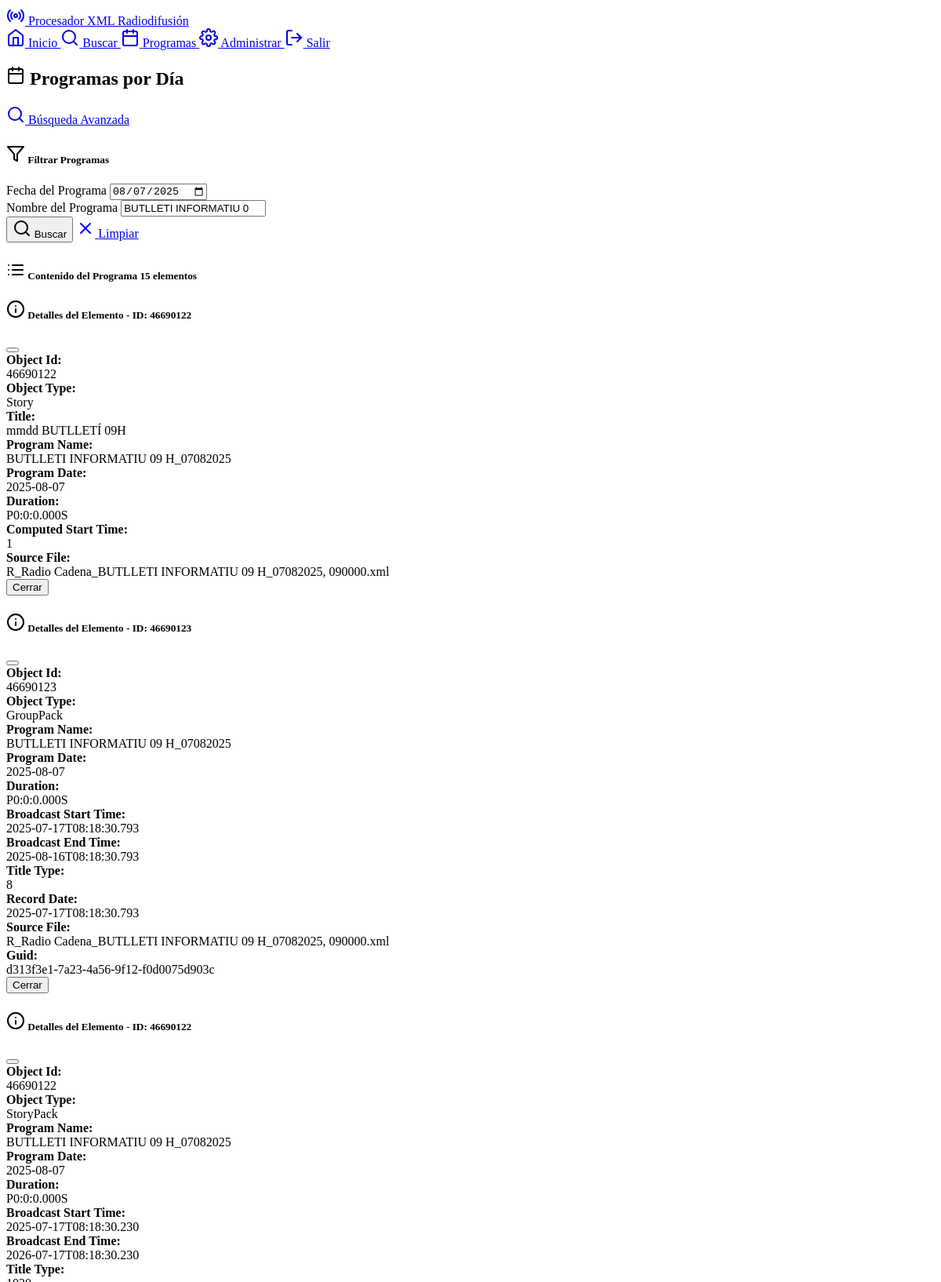
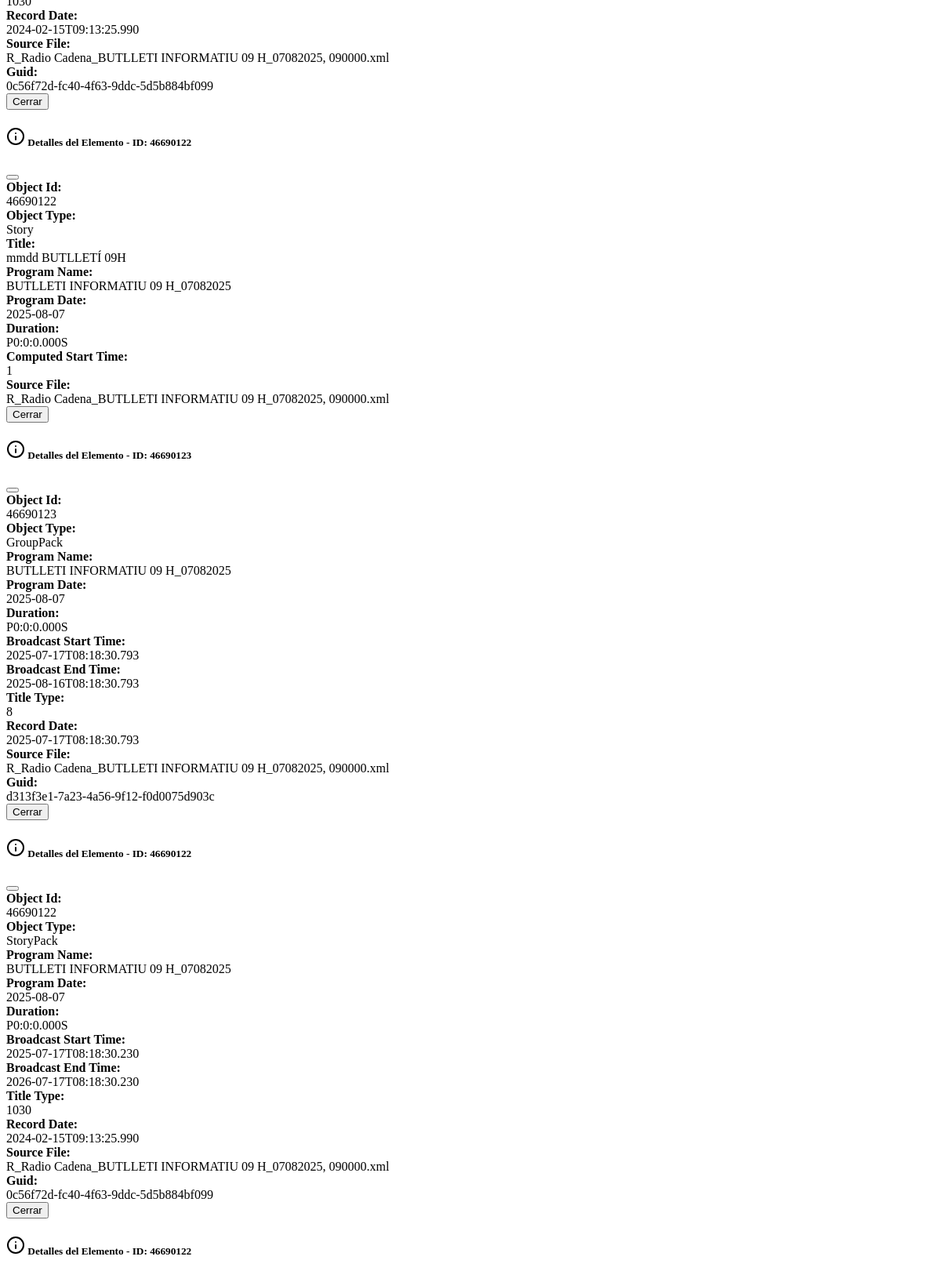
The app's page /programs?date=2025-08-07&program=BUTLLETI+INFORMATIU+09+H_07082025 (signed in, upper part) with its own data (2 pictures, top to bottom).
### models.py (models this page shows, shortened)
class XMLData(db.Model):
    __tablename__ = 'xml_data'
    id = db.Column(Integer, primary_key=True, autoincrement=True)
    guid = db.Column(Text)
    object_id = db.Column(Text)
    object_type = db.Column(Text)
    timestamp = db.Column(Text)
    broadcast_start_time = db.Column(Text)
    broadcast_end_time = db.Column(Text)
    duration = db.Column(Text)
    title = db.Column(Text)
    text_content = db.Column(Text)
    text_duration = db.Column(Text)
    text_timing = db.Column(Text)
    timegap_timing = db.Column(Text)
    clip_timing = db.Column(Text)
    title_status = db.Column(Text)
    title_type = db.Column(Text)
    site_name = db.Column(Text)
    site_version = db.Column(Text)
    export_path = db.Column(Text)
    planning_area = db.Column(Text)
    linked_story = db.Column(Text)
    language_cat = db.Column(Text)
    language_vo = db.Column(Text)
    language_esp = db.Column(Text)
    has_audio_track = db.Column(Text)
    fact_date = db.Column(Text)
    cms_publish_date = db.Column(Text)
    la_carta_publish_date = db.Column(Text)
    record_date = db.Column(Text)
    start_date = db.Column(Text)
    end_date = db.Column(Text)
    kill_date = db.Column(Text)
    comment = db.Column(Text)
    locator_type = db.Column(Text)
    locator_family = db.Column(Text)
    computed_start_time = db.Column(Text)
    planned_duration = db.Column(Text)
    calculated_duration = db.Column(Text)
    program_start_time = db.Column(Text)
    reporter = db.Column(Text)
    guest = db.Column(Text)
    contact = db.Column(Text)
    contact_phone = db.Column(Text)
    edi = db.Column(Text)
    lin = db.Column(Text)
    observations = db.Column(Text)
    item_code = db.Column(Text)
    program_name = db.Column(Text)
    program_date = db.Column(Text)
    source_file = db.Column(Text)
    created_at = db.Column(DateTime, default=datetime.utcnow)

### routes.py (the view)
@app.route('/programs')
@login_required
def programs():
    programs_data = db.session.query(
        XMLData.program_name,
        XMLData.program_date,
        db.func.count(XMLData.id).label('story_count')
    ).filter(
        XMLData.program_name.isnot(None),
        XMLData.program_date.isnot(None)
    ).group_by(
        XMLData.program_name,
        XMLData.program_date
    ).order_by(
        XMLData.program_date.desc(),
        XMLData.program_name
    ).all()
    unique_programs = db.session.query(
        XMLData.program_name
    ).filter(
        XMLData.program_name.isnot(None)
    ).distinct().order_by(XMLData.program_name).all()
    program_names = [program[0] for program in unique_programs]
    selected_date = request.args.get('date', '')
    selected_program = request.args.get('program', '')
    filtered_results = []
    if selected_date or selected_program:
        query = XMLData.query
        if selected_date:
            query = query.filter(XMLData.program_date == selected_date)
        if selected_program:
            query = query.filter(XMLData.program_name.contains(selected_program))
        filtered_results = query.limit(100).all()
    return render_template('programs.html',
                         programs_data=programs_data,
                         filtered_results=filtered_results,
                         selected_date=selected_date,
                         selected_program=selected_program,
                         program_names=program_names)

### routes.py (called while the page is built)
def login_required(f):
    @wraps(f)
    def decorated_function(*args, **kwargs):
        if 'user_id' not in session:
            return redirect(url_for('login'))
        return f(*args, **kwargs)
    return decorated_function

### templates/programs.html (shortened to what this page needs)
{% extends "base.html" %}
{% block content %}
<div class="container mt-4">
    <div class="d-flex justify-content-between align-items-center mb-4">
        <h2>
            <i data-feather="calendar" class="me-2"></i>
            Programas por Día
        </h2>
        <a href="{{ url_for('search') }}" class="btn btn-outline-primary">
            <i data-feather="search" class="me-1"></i>
            Búsqueda Avanzada
        </a>
    </div>
    <div class="card mb-4">
        <div class="card-header">
            <h5 class="mb-0">
                <i data-feather="filter" class="me-1"></i>
                Filtrar Programas
            </h5>
        </div>
        <div class="card-body">
            <form method="GET" action="{{ url_for('programs') }}">
                <div class="row g-3">
                    <div class="col-md-6">
                        <label for="date" class="form-label">Fecha del Programa</label>
                        <input type="date" class="form-control" id="date" name="date"
                               value="{{ selected_date }}">
                    </div>
                    <div class="col-md-6">
                        <label for="program" class="form-label">Nombre del Programa</label>
                        <input type="text" class="form-control" id="program" name="program"
                               value="{{ selected_program }}" placeholder="ej. INFORMATIU MATI" list="program-suggestions">
                    </div>
                </div>
                <div class="mt-3">
                    <button type="submit" class="btn btn-primary">
                        <i data-feather="search" class="me-1"></i>
                        Buscar
                    </button>
                    <a href="{{ url_for('programs') }}" class="btn btn-outline-secondary ms-2">
                        <i data-feather="x" class="me-1"></i>
                        Limpiar
                    </a>
                </div>
            </form>
        </div>
    </div>
    {% if filtered_results %}
    <div class="card">
        <div class="card-header d-flex justify-content-between align-items-center">
            <h5 class="mb-0">
                <i data-feather="list" class="me-2"></i>
                Contenido del Programa
                <span class="badge bg-primary ms-2">{{ filtered_results|length }} elementos</span>
            </h5>
        </div>
        <div class="table-responsive">
            <table class="table table-striped results-table mb-0">
                <tbody>
                    {% for result in filtered_results %}
                    <div class="modal fade" id="detailModal{{ result.id }}" tabindex="-1">
                        <div class="modal-dialog modal-lg">
                            <div class="modal-content">
                                <div class="modal-header">
                                    <h5 class="modal-title">
                                        <i data-feather="info"></i>
                                        Detalles del Elemento - ID: {{ result.object_id or result.id }}
                                    </h5>
                                    <button type="button" class="btn-close" data-bs-dismiss="modal"></button>
                                </div>
                                <div class="modal-body">
                                    <div class="row g-3">
                                        {% for field in ['object_id', 'item_code', 'object_type', 'title', 'program_name', 'program_date', 'duration', 'broadcast_start_time', 'broadcast_end_time', 'computed_start_time', 'planned_duration', 'calculated_duration', 'reporter', 'guest', 'contact', 'contact_phone', 'edi', 'lin', 'observations', 'title_type', 'record_date', 'source_file', 'guid'] %}
                                            {% set value = result[field] if result[field] else 'N/A' %}
                                            {% if value != 'N/A' %}
                                            <div class="col-md-6">
                                                <strong>{{ field.replace('_', ' ').title() }}:</strong>
                                                <div class="text-muted small">{{ value }}</div>
                                            </div>
                                            {% endif %}
                                        {% endfor %}
                                    </div>
                                </div>
                                <div class="modal-footer">
                                    <button type="button" class="btn btn-secondary" data-bs-dismiss="modal">Cerrar</button>
                                </div>
                            </div>
                        </div>
                    </div>
                    {% endfor %}
                </tbody>
            </table>
        </div>
    </div>
    {% endif %}
</div>
{% endblock %}

### templates/base.html (shortened to what this page needs)
<!DOCTYPE html>
<html lang="es" data-bs-theme="dark">
<head>
    <link href="https://cdn.replit.com/agent/bootstrap-agent-dark-theme.min.css" rel="stylesheet">
</head>
<body>
    <nav class="navbar navbar-expand-lg navbar-dark bg-dark mb-4">
        <div class="container">
            <a class="navbar-brand" href="{{ url_for('index') }}">
                <i data-feather="radio" class="me-2"></i>
                Procesador XML Radiodifusión
            </a>
            <div class="navbar-nav ms-auto">
                <a class="nav-link" href="{{ url_for('index') }}">
                    <i data-feather="home" class="me-1"></i>
                    Inicio
                </a>
                <a class="nav-link" href="{{ url_for('search') }}">
                    <i data-feather="search" class="me-1"></i>
                    Buscar
                </a>
                <a class="nav-link" href="{{ url_for('programs') }}">
                    <i data-feather="calendar" class="me-1"></i>
                    Programas
                </a>
                <a class="nav-link" href="{{ url_for('admin') }}">
                    <i data-feather="settings" class="me-1"></i>
                    Administrar
                </a>
                <a class="nav-link" href="{{ url_for('logout') }}">
                    <i data-feather="log-out" class="me-1"></i>
                    Salir
                </a>
            </div>
        </div>
    </nav>
    <main class="container">
        {% block content %}{% endblock %}
    </main>
</body>
</html>

### templates/base.html (style rules this page uses)
.results-table { font-size: 0.875rem; }

### records on screen
XMLData: object "46690122", replace "Object Id" "Object Type" "Title" "Program Name" "Program Date" "Duration" "Computed Start Time" "Source File", ca "46690122" "Story" "mmdd BUTLLETÍ 09H" "BUTLLETI INFORMATIU 09 H_07082025" "2025-08-07" "P0:0:0.000S" "1" "R_Radio Cadena_BUTLLETI INFORMATIU 09 H_07082025, 090000.xml"
XMLData: object "46690123", replace "Object Id" "Object Type" "Program Name" "Program Date" "Duration" "Broadcast Start Time" "Broadcast End Time" "Title Type" "Record Date" "Source File" "Guid", ca "46690123" "GroupPack" "BUTLLETI INFORMATIU 09 H_07082025" "2025-08-07" "P0:0:0.000S" "2025-07-17T08:18:30.793" "2025-08-16T08:18:30.793" "8" "2025-07-17T08:18:30.793" "R_Radio Cadena_BUTLLETI INFORMATIU 09 H_07082025, 090000.xml" "d313f3e1-7a23-4a56-9f12-f0d0075d903c"
XMLData: object "46690122", replace "Object Id" "Object Type" "Program Name" "Program Date" "Duration" "Broadcast Start Time" "Broadcast End Time" "Title Type" "Record Date" "Source File" "Guid", ca "46690122" "StoryPack" "BUTLLETI INFORMATIU 09 H_07082025" "2025-08-07" "P0:0:0.000S" "2025-07-17T08:18:30.230" "2026-07-17T08:18:30.230" "1030" "2024-02-15T09:13:25.990" "R_Radio Cadena_BUTLLETI INFORMATIU 09 H_07082025, 090000.xml" "0c56f72d-fc40-4f63-9ddc-5d5b884bf099"
XMLData: object "46690122", replace "Object Id" "Object Type" "Title" "Program Name" "Program Date" "Duration" "Computed Start Time" "Source File", ca "46690122" "Story" "mmdd BUTLLETÍ 09H" "BUTLLETI INFORMATIU 09 H_07082025" "2025-08-07" "P0:0:0.000S" "1" "R_Radio Cadena_BUTLLETI INFORMATIU 09 H_07082025, 090000.xml"
XMLData: object "46690123", replace "Object Id" "Object Type" "Program Name" "Program Date" "Duration" "Broadcast Start Time" "Broadcast End Time" "Title Type" "Record Date" "Source File" "Guid", ca "46690123" "GroupPack" "BUTLLETI INFORMATIU 09 H_07082025" "2025-08-07" "P0:0:0.000S" "2025-07-17T08:18:30.793" "2025-08-16T08:18:30.793" "8" "2025-07-17T08:18:30.793" "R_Radio Cadena_BUTLLETI INFORMATIU 09 H_07082025, 090000.xml" "d313f3e1-7a23-4a56-9f12-f0d0075d903c"
XMLData: object "46690122", replace "Object Id" "Object Type" "Program Name" "Program Date" "Duration" "Broadcast Start Time" "Broadcast End Time" "Title Type" "Record Date" "Source File" "Guid", ca "46690122" "StoryPack" "BUTLLETI INFORMATIU 09 H_07082025" "2025-08-07" "P0:0:0.000S" "2025-07-17T08:18:30.230" "2026-07-17T08:18:30.230" "1030" "2024-02-15T09:13:25.990" "R_Radio Cadena_BUTLLETI INFORMATIU 09 H_07082025, 090000.xml" "0c56f72d-fc40-4f63-9ddc-5d5b884bf099"
XMLData: object "46690122"

### other values on screen
{{ filtered_results|length }} "15"
